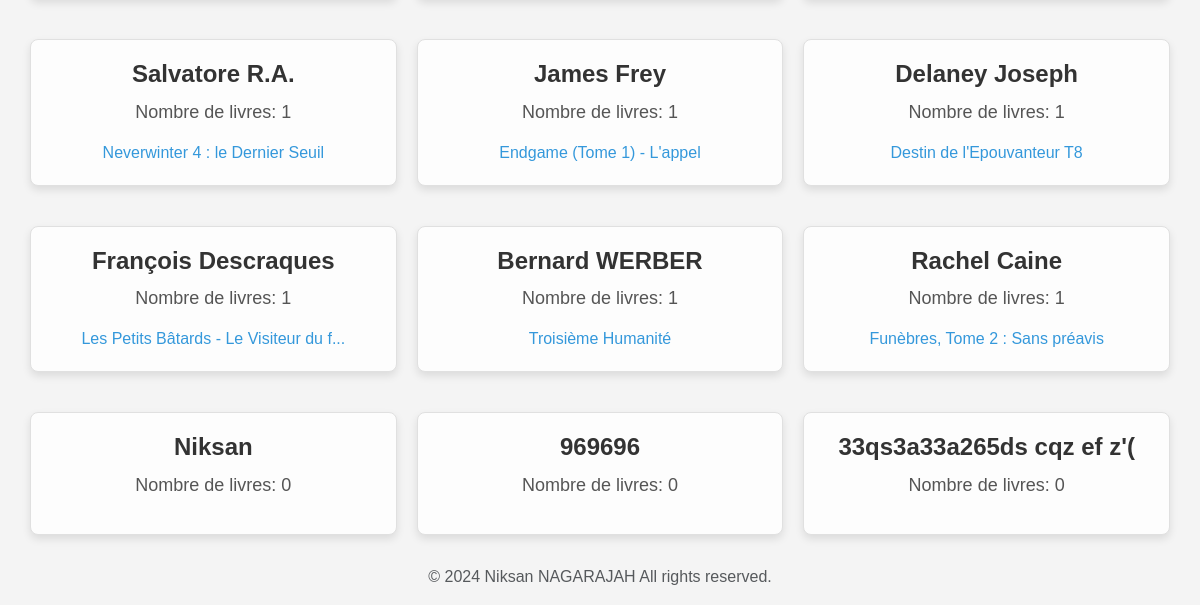
The app's page /search_author (lower part), older data.
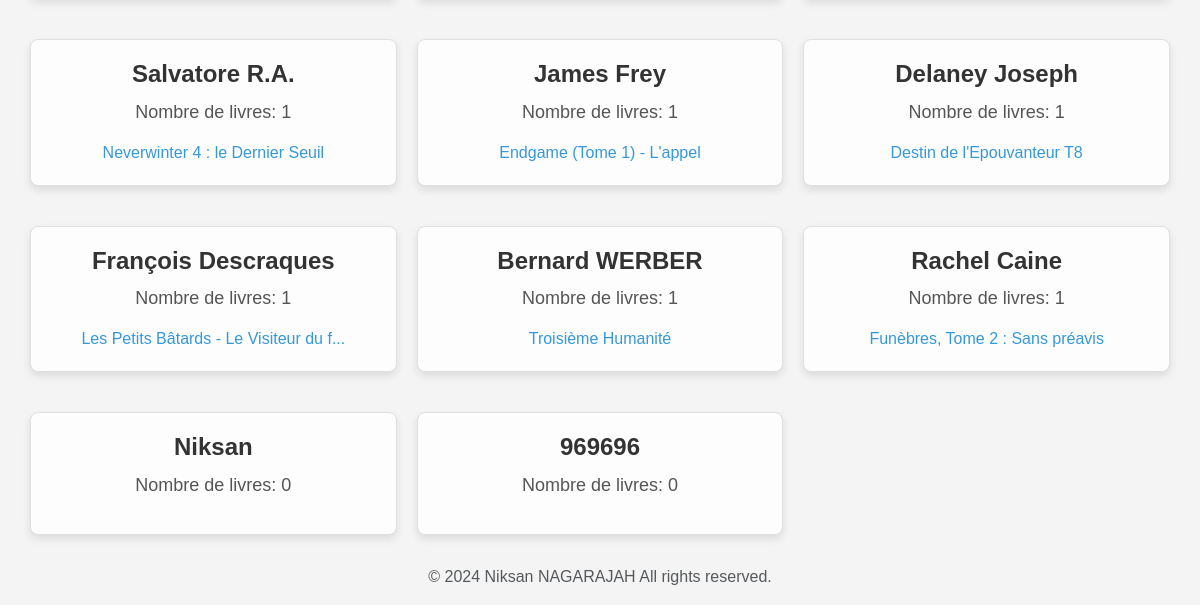
The same page, newer data.
### bookInfo/models.py (models this page shows, shortened)
class Author(db.Model):
    id = db.Column(db.Integer, primary_key=True)
    name = db.Column(db.String(100))

class Book(db.Model):
    id = db.Column(db.Integer, primary_key=True)
    price = db.Column(db.Float)
    title = db.Column(db.String(100))
    url = db.Column(db.String(100))
    img = db.Column(db.String(100))
    author_id = db.Column(db.Integer, db.ForeignKey("author.id"))
    author = db.relationship("Author", backref=db.backref("books", lazy="dynamic"))
    avis_livre = db.relationship('User', secondary=book_avis, lazy='dynamic', backref=db.backref('avis_de', lazy='dynamic'))

### bookInfo/views.py (the view)
@app.route("/search_author", methods=["GET"])
def search_author():
    query = request.args.get('query', '')
    authors = Author.query.filter(Author.name.ilike(f"%{query}%")).all()
    return render_template(
        'search_results.html',
        query=query,
        results=authors,
        filter_type='authors'
    )

### bookInfo/templates/search_results.html (shortened to what this page needs)
{% extends "base.html" %}
{% block main %}
<div class="favorites-container">
    {% if results %}
        <div class="favorites-list">
            {% for result in results %}
                {% if result.__tablename__ == 'book' %}
                <a href="{{ url_for('detail', id=result.id) }}" class="book-link">
                    <div class="book-card">
                        <div class="book-image">
                            <img src="{{ url_for('static', filename='images/'+result.img)}}" alt="{{ result.title }}" title="{{ result.title }}">
                        </div>
                        <div class="detail-book">
                            <h2 class="book-title">{{ result.title }}</h2>
                            <p class="book-author">Auteur: <span>{{ result.author.name }}</span></p>
                            <p class="book-price">Prix: <span>{{ result.price }} €</span></p>
                        </div>
                    </div>
                </a>
                {% elif result.__tablename__ == 'author' %}
                <div class="author-card">
                    <h2 class="author-name">{{ result.name }}</h2>
                    <p class="author-books-count">Nombre de livres: {{ result.books.all()|length }}</p>
                    <ul class="author-books-list">
                        {% for book in result.books %}
                        <li>
                            <a href="{{ url_for('detail', id=book.id) }}">{{ book.title }}</a>
                        </li>
                        {% endfor %}
                    </ul>
                </div>
                {% endif %}
            {% endfor %}
        </div>
    {% else %}
        <p>Aucun résultat trouvé.</p>
    {% endif %}
</div>
{% endblock %}

Row changes from the older to the newer data that the page shows:
removed Author: name "33qs3a33a265ds cqz ef z'(", books.all|length "0"
